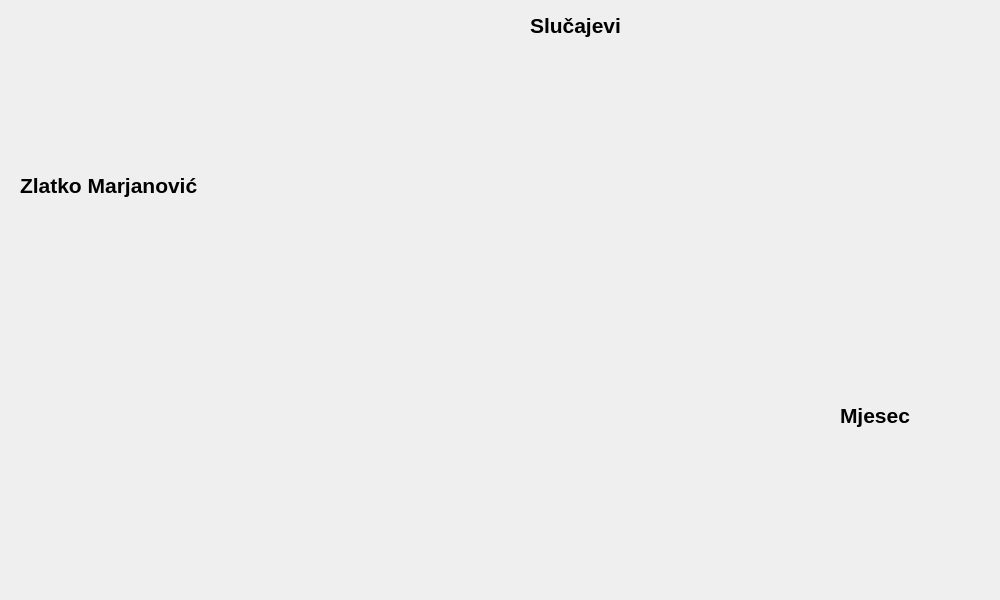
<?xml version="1.0" encoding="UTF-8"?>
<ui version="4.0">
 <class>Dialog</class>
 <widget class="QDialog" name="Dialog">
  <property name="geometry">
   <rect>
    <x>0</x>
    <y>0</y>
    <width>1000</width>
    <height>600</height>
   </rect>
  </property>
  <property name="minimumSize">
   <size>
    <width>800</width>
    <height>600</height>
   </size>
  </property>
  <property name="windowTitle">
   <string>Dialog</string>
  </property>
  <widget class="QLabel" name="label">
   <property name="geometry">
    <rect>
     <x>20</x>
     <y>170</y>
     <width>201</width>
     <height>31</height>
    </rect>
   </property>
   <property name="text">
    <string>&lt;html&gt;&lt;head/&gt;&lt;body&gt;&lt;p&gt;&lt;span style=&quot; font-size:16pt; font-weight:600;&quot;&gt;Zlatko Marjanović&lt;/span&gt;&lt;/p&gt;&lt;/body&gt;&lt;/html&gt;</string>
   </property>
  </widget>
  <widget class="QLabel" name="label_2">
   <property name="geometry">
    <rect>
     <x>530</x>
     <y>10</y>
     <width>111</width>
     <height>31</height>
    </rect>
   </property>
   <property name="text">
    <string>&lt;html&gt;&lt;head/&gt;&lt;body&gt;&lt;p&gt;&lt;span style=&quot; font-size:16pt; font-weight:600;&quot;&gt;Slučajevi&lt;/span&gt;&lt;/p&gt;&lt;/body&gt;&lt;/html&gt;</string>
   </property>
  </widget>
  <widget class="QLabel" name="label_3">
   <property name="geometry">
    <rect>
     <x>840</x>
     <y>400</y>
     <width>91</width>
     <height>31</height>
    </rect>
   </property>
   <property name="text">
    <string>&lt;html&gt;&lt;head/&gt;&lt;body&gt;&lt;p&gt;&lt;span style=&quot; font-size:16pt; font-weight:600;&quot;&gt;Mjesec&lt;/span&gt;&lt;/p&gt;&lt;/body&gt;&lt;/html&gt;</string>
   </property>
  </widget>
 </widget>
 <resources/>
 <connections/>
</ui>
